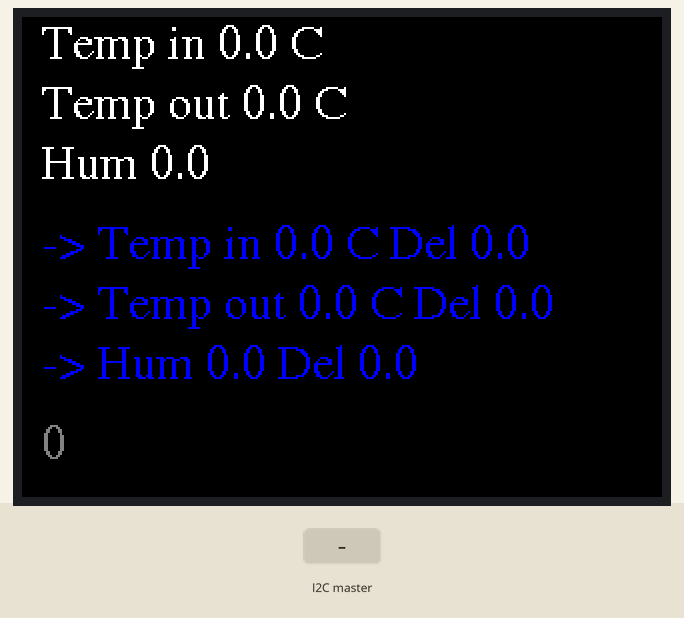
This sketch was run on a simulated Arduino Uno, built with avr-gcc and run on an emulated ATmega328P. On the bench: 320×240 colour display. The inputs (shaded band) are chosen by the test bench. What the sketch prints to the serial monitor is not drawn.

Above: at 6.9 s.
7.0 s: the I2C master sends the byte 1
At 8.5 s:
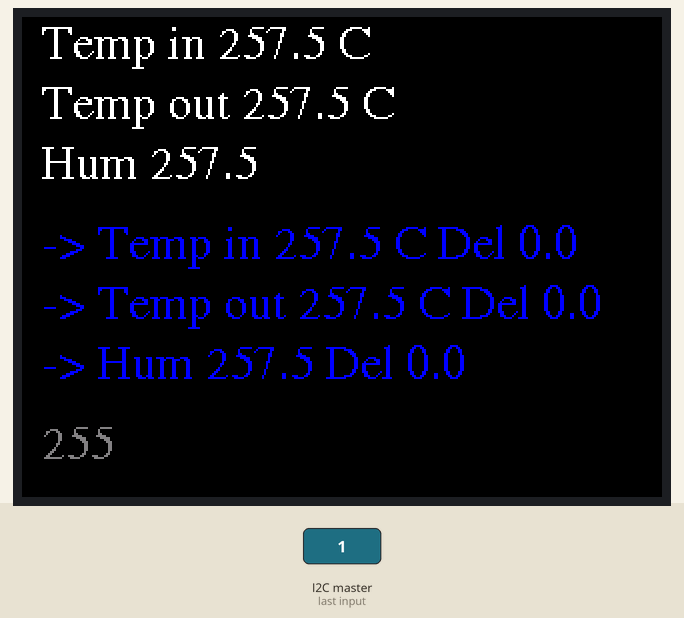
Timing chart, 0 to 10.0 s (numbered marks = the images above; inputs shaded):
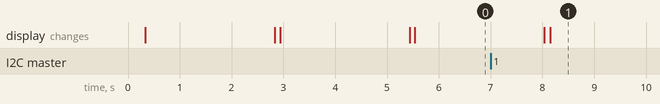

The sketch:

1-wire-slave-receiver-tft.ino
```cpp
#include <Adafruit_GFX.h>    // Core graphics library
#include <MCUFRIEND_kbv.h>   // Hardware-specific library
MCUFRIEND_kbv tft;

//#include <Fonts/FreeSans9pt7b.h>
//#include <Fonts/FreeSans12pt7b.h>
#include <Fonts/FreeSerif12pt7b.h>

//#include <FreeDefaultFonts.h>
#define LCD_RESET A3

#define BLACK   0x0000
#define RED     0xF800
#define GREEN   0x07E0
#define WHITE   0xFFFF
#define GREY    0x8410

#define BLUE    0x001F
#define RED     0xF800

#define CYAN    0x07FF
#define MAGENTA 0xF81F
#define YELLOW  0xFFE0


////////////////


char buffer[100];
/*
int i = 0;

volatile float tempBuff[319];

unsigned long lastChecked = 0;
#define hours 1
#define intervalAll 3600000 //hours * 3600000
unsigned long interval = 1000;
*/
////////////////
#include <Wire.h>
volatile byte recivedStamp = 0;

volatile byte dataBuffer[6];

void receiveEvent(int howMany) {
  noInterrupts();


  recivedStamp = Wire.read();    // receive byte as an integer

  for (short i = 1; i < 8; i++) {
    dataBuffer[i-1] = Wire.read();
  }
  interrupts();
}


float T = 0;
void setup() {
    Wire.begin(8);                // join i2c bus wit
    Wire.onReceive(receiveEvent); // register event
    noInterrupts();


    Serial.begin(9600);
    uint16_t ID = tft.readID();
    if (ID == 0xD3) ID = 0x9481;
    tft.begin(ID);
    tft.setRotation(1);

//    for (int j = 0; j <= tft.width(); j++){
//      tempBuff[j] = 0;
//    }

    tft.fillScreen(RED);
//    interval = (unsigned long)(intervalAll) / (unsigned long) tft.width();
///    Serial.println(intervalAll);
    Serial.println("Good evening");
    interrupts();
}

/*
float T0 = 30;
float Tmin = 20;
float Tmax = 40;
volatile float t0 = 0;
volatile int nt = 0;
float Ts = 0.;
int triggers=0;
*/
// function that executes whenever data is received from master
// this function is registered as an event, see setup()

void getData(float &t0, float &t1, float &h, int& pr){
  noInterrupts();
  t0 = dataBuffer[0] + dataBuffer[1]/100.;
  t1 = dataBuffer[2] + dataBuffer[3]/100.;
  h = dataBuffer[4] + dataBuffer[5]/100.;
  pr = dataBuffer[6];
  interrupts();
}


float t0_saved,t1_saved,h_saved;
int pressed = 0;

void loop(void){
  Serial.print("-> ");
  Serial.println((int)recivedStamp);
  float t0,t1,h;
  int pr;
  getData(t0,t1,h,pr);


  if (pr > pressed) {
    t0_saved = t0;
    t1_saved = t1;
    h_saved = h;
    pressed = pr;
  }
  /*Serial.print("--> ");
  Serial.println(t0);

  Serial.print("--> ");
  Serial.println(t1);

  Serial.print("--> ");
  Serial.println(h);

  Serial.print("--> ");
  Serial.println(pr);*/

  ///print on screen
  noInterrupts();
  tft.fillScreen(BLACK);

  sprintf(buffer, "Temp in %d.%01d C", (int)t0, (int)(t0*10)%10);
  showmsgXY(10,20, 1, &FreeSerif12pt7b, buffer, WHITE);

  sprintf(buffer, "Temp out %d.%01d C", (int)t1, (int)(t1*10)%10);
  showmsgXY(10,50, 1, &FreeSerif12pt7b, buffer, WHITE);

  sprintf(buffer, "Hum %d.%01d ", (int)h, (int)(h*10)%10);
  showmsgXY(10,80, 1, &FreeSerif12pt7b, buffer, WHITE);

  float dt0 = t0 - t0_saved;
  float dt1 = t1 - t1_saved;
  float dh = h - h_saved;

  int C0,C1,C2;
  if (dt0 > 0){ C0 = RED;} else { C0 = BLUE; dt0 = -dt0; }
  if (dt1 > 0){ C1 = RED;} else { C1 = BLUE; dt1 = -dt1; }
  if (dh > 0){  C2 = RED;} else { C2 = BLUE;  dh = -dh; }


  sprintf(buffer, "-> Temp in %d.%01d C Del %d.%01d", (int)t0_saved, (int)(t0_saved*10)%10, (int)dt0, (int)(dt0*10)%10);
  showmsgXY(10,120, 1, &FreeSerif12pt7b, buffer, C0);

  sprintf(buffer, "-> Temp out %d.%01d C Del %d.%01d", (int)t1_saved, (int)(t1_saved*10)%10, (int)dt1, (int)(dt1*10)%10);
  showmsgXY(10,150, 1, &FreeSerif12pt7b, buffer, C1);

  sprintf(buffer, "-> Hum %d.%01d Del %d.%01d", (int)h_saved, (int)(h_saved*10)%10, (int)dh, (int)(dh*10)%10);
  showmsgXY(10,180, 1, &FreeSerif12pt7b, buffer, C2);

  sprintf(buffer, "%d", pressed);

  showmsgXY(10,220, 1, &FreeSerif12pt7b, buffer, GREY);

  interrupts();
  delay(2500);
}
/**
void loop2(void)
{


    //sensors.requestTemperatures(); //Pobranie temperatury czujnika
    //t0 = sensors.getTempCByIndex(0);
    //tempBuff[i] = (tempBuff[i]*nt + t0)/ (nt+1);
    ///nt = nt + 1;


    if (i > tft.width()) {
      i = 0;
    }
    if ((i > 10 ) && (i%10 == 0)) {
      tft.fillScreen(GREY);
      for (int j = 0; j < i-1; j++){
        T0 = T0 + tempBuff[j];
        if (Tmin > tempBuff[j]){Tmin = tempBuff[j];};
        if (Tmax < tempBuff[j]){Tmax = tempBuff[j];};
      }
      //Serial.println(T0);
      T0 = T0 / i;

    }


    float L = tft.width();
    float H = tft.height() - 30;
    int Y0 = tft.height() - H/2.;

    int x, y, w = tft.width(), h = tft.height();

    tft.drawFastHLine(0, Y0-1, w, BLACK);
    tft.drawFastHLine(0, Y0, w, BLACK);
    tft.drawFastHLine(0, Y0+1, w, BLACK);

    sprintf(buffer, "%d.%01d", (int)T0, (int)(T0*10)%10);
    showmsgXY(10, Y0-12, 0.5, &FreeSmallFont, buffer, BLACK);

    for (float t = 2.5; t < Tmax-T0; t=t+2.5) {
      tft.drawFastHLine(0, Y0-t*(H/(Tmax-Tmin)), w, BLACK);
    }

    for (float t = 2.5; t < T0-Tmin; t=t+2.5) {
      tft.drawFastHLine(0, Y0+t*(H/(Tmax-Tmin)), w, BLACK);
    }

    for (int j = 0; j < 10; j++) {
      tft.drawFastVLine(intervalAll / 10.* j * w, 30 , h, BLACK);
    }

    for (x = 0; x < w; x += (int)(float)w/(float)hours/6. ) tft.drawFastVLine(x, 0, h, BLACK);

    tft.fillRect(0,0,tft.width(), 30,  BLACK);


    int c = GREY;

    if (i > 20) {
      float tavg= 0;
      float tavg2= 0;
      for (int j = 0; j < 20; j++){
        tavg += tempBuff[i-j];
        if (j < 10) tavg2 += tempBuff[i-j];
      }
      tavg = tavg / 20.;
      tavg2 = tavg2 / 10.;
      if ( tavg2 - tavg > 0.5     ){
        c = RED;
      }
      if ( tavg2 - tavg < -0.5 ){
        c = BLUE;
      }
    }
    sprintf(buffer, "%d.%02d C", (int)tempBuff[i], (int)(tempBuff[i]*100)%100);
    showmsgXY(20, 20, 1, &FreeSerif12pt7b, buffer, c);

    if (analogRead(A4) < 100){
      triggers = triggers + 1;
    }
    if (triggers > 5) {
      Ts = tempBuff[i];
      triggers= 0;
    }
    sprintf(buffer, "%d.%02d C", (int)Ts, (int)(Ts*100)%100);
    showmsgXY(110, 20, 1, &FreeSerif12pt7b, buffer, MAGENTA);

    const float dt = tempBuff[i] - Ts;
    if (dt > 0) {
     sprintf(buffer, "%d.%02d C", (int)dt, (int)(dt*100)%100);
      showmsgXY(200, 20, 1, &FreeSerif12pt7b, buffer, RED);
    } else {
      sprintf(buffer, "-%d.%02d C", (int)-dt, (int)(-dt*100)%100);
      showmsgXY(200, 20, 1, &FreeSerif12pt7b, buffer, BLUE);
    }


    //Serial.println(buffer);  //Wyswietlenie informacji


    for (int j = 1; j <= i; j++){
      tft.drawLine(j, Y0 + (T0-tempBuff[j])*(H/(Tmax-Tmin)),j-1, Y0 + (T0-tempBuff[j-1])*(H/(Tmax-Tmin)),  RED);
      tft.drawLine(j, Y0 + (T0-tempBuff[j])*(H/(Tmax-Tmin))+1,j-1, Y0 + (T0-tempBuff[j-1])*(H/(Tmax-Tmin))+1,  RED);

    }


    //delay(50);

    if ( millis() - lastChecked > interval) {
      lastChecked = millis();
      nt = 0;
      t0 = 0;
      i = i + 1;
    }


}
*/
void showmsgXY(int x, int y, int sz, const GFXfont *f, const char *msg, const int color)
{
    int16_t x1, y1;
    uint16_t wid, ht;
  //  tft.drawFastHLine(0, y, tft.width(), WHITE);
    tft.setFont(f);
    tft.setCursor(x, y);
    tft.setTextColor(color);
    tft.setTextSize(sz);
    tft.print(msg);
    //delay(1000);
}
```

Measured:
- after the input at 7.0 s, the display: first differs from a run without the input after 1.1 s (image 1)
